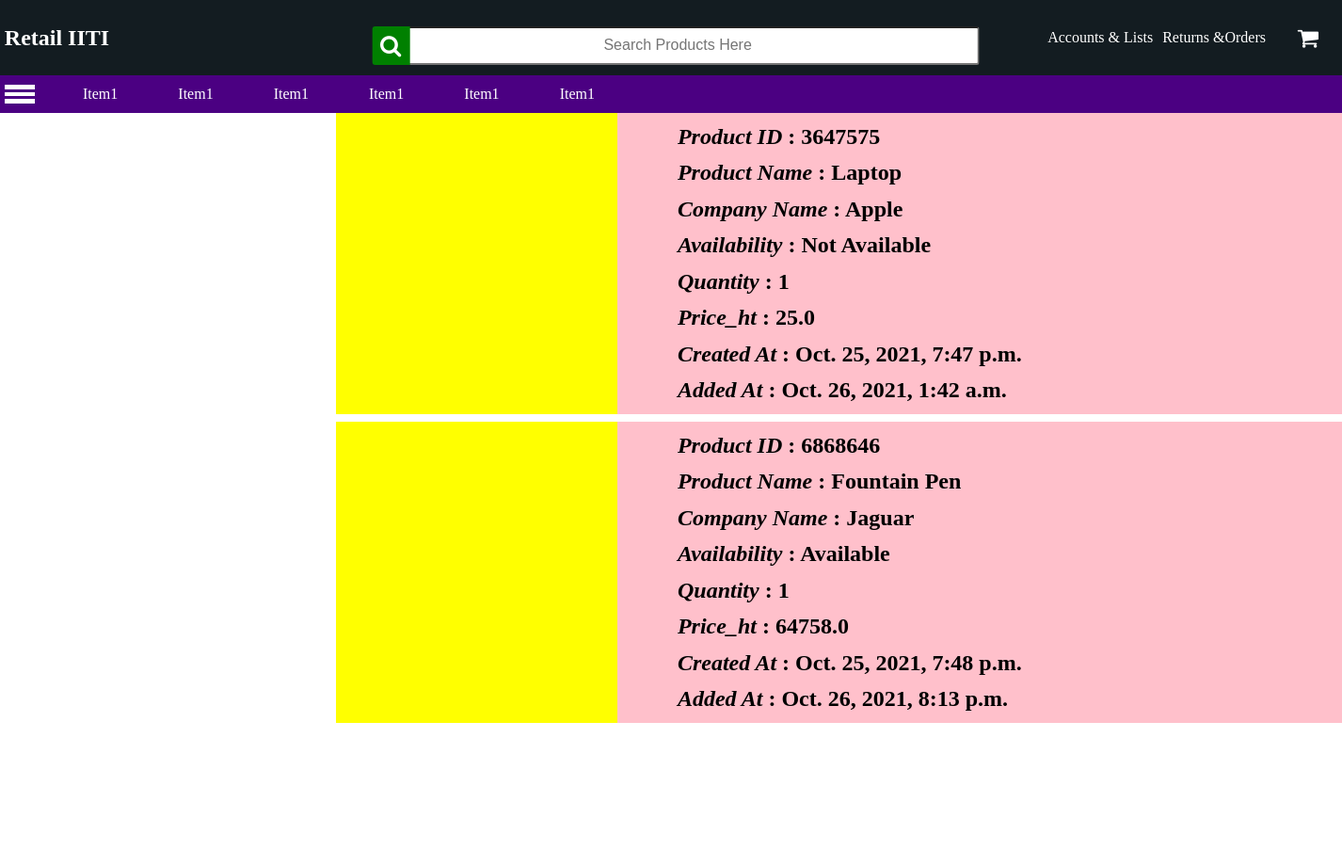
The app's page /main-page/cart/ with its own data.
### shopapp/models.py (models this page shows, shortened)
class CartItem(models.Model):
    product = models.ForeignKey(Product, on_delete=models.CASCADE)
    quantity = models.IntegerField(default=1)
    price_ht = models.FloatField(blank=True)
    cart = models.ForeignKey('Cart', on_delete=models.CASCADE)
    added_at = models.DateTimeField(default=datetime.now)

class Product(models.Model):
    product_id = models.IntegerField(primary_key=True, null=False, blank=False)
    product_name = models.CharField(max_length=128,null=False, blank=False)
    price = models.IntegerField(null=False, blank=False)
    company_name = models.CharField(max_length=128,null=False, blank=False)
    availability = models.CharField(max_length=128,null=False, blank=False)
    image = models.URLField(max_length=5000, default="https://encrypted-tbn0.gstatic.com/images?q=tbn:ANd9GcQjw8YPUNzXPoROoi5DbrP2LEXL5Fs4txr3Aw&usqp=CAU")

class Cart(models.Model):
    user = models.ForeignKey(User, on_delete=models.CASCADE)
    created_at = models.DateTimeField(default=datetime.now)

### shopapp/views.py (the view)
# urls.py: path('main-page/cart/', cart)
def cart(request, *args, **kwargs):
    product_item = CartItem.objects.all()
    context = {
        "product": product_item
    }
    return render(request, 'cart.html', context=context)

### templates/cart.html (shortened to what this page needs)
<!DOCTYPE html>
<html lang="en">
<head>
    <link rel="stylesheet" href="https://cdnjs.cloudflare.com/ajax/libs/font-awesome/4.7.0/css/font-awesome.min.css">
    {% load static %}
    <link rel="stylesheet" href="{% static 'css/style_mainpage.css' %}">
</head>
<body>
    <section class="header">
        <h1>Retail IITI</h1>
        <div class="search_box">
        <input type="text" placeholder="Search Products Here">
        <i class="fa fa-search" style="font-size:24px"></i>
    </div>
    <div class="options">
        <div class="list">
    <a href="#" class="accounts"> Accounts & Lists</a>
</div>
    <a class="returns" href="#">Returns &Orders</a>
    <i class="fa fa-shopping-cart" style="font-size:24px"></i>
</div>
    </section>
    <section class="navbar">
        <div class="burger">
            <span class="line1"></span>
            <span class="line2"></span>
            <span class="line3"></span>
        </div>
        <div class="itemslist">
            <li><a href="#">Item1</a></li>
            <li><a href="#">Item1</a></li>
            <li><a href="#">Item1</a></li>
            <li><a href="#">Item1</a></li>
            <li><a href="#">Item1</a></li>
            <li><a href="#">Item1</a></li>
        </div>
    </section>
    <section class="main">
        <div class="searchbyoptions"></div>
        <div class="container">
            {% for x in product %}
                <div class="box">
                    <div class="product"></div>
                    <div class="description">
                        <h1><i>Product ID</i> : {{ x.product.product_id }}</h1>
                        <h1><i>Product Name</i> : {{ x.product.product_name }}</h1>
                        <h1><i>Company Name</i> : {{ x.product.company_name }}</h1>
                        <h1><i>Availability</i> : {{ x.product.availability }}</h1>
                        <h1><i>Quantity</i> : {{ x.quantity }}</h1>
                        <h1><i>Price_ht</i> : {{ x.price_ht }}</h1>
                        <h1><i>Created At</i> : {{ x.cart.created_at }}</h1>
                        <h1><i>Added At</i> : {{ x.added_at }}</h1>
                    </div>
                </div>
            {% endfor %}
        </div>
    </section>
</body>
</html>

### static/css/style_mainpage.css (style rules this page uses)
* { border: 0%; margin: 0%; box-sizing: border-box; }
.returns { margin-right: 1rem; transform: translateX(-20%); }
.accounts { margin-right: 1rem; transform: translateX(-200%); }
.fa-shopping-cart { margin:1rem; transform: translateX(-90%); }
.header { display: flex; min-height:10vh ; background-color: #131c21; color: white; align-items: center; justify-content: space-between; }
.header h1 { margin-left: 0.3rem; }
.options { display: flex; align-items: center; justify-content: space-between; }
.options a { color: white; text-decoration: none; margin: 1rem; }
.options .fa { margin-right: 0.3rem; }
.search_box input { padding: 0.7rem 0rem; width: 50%; top: 3%; position: absolute; text-align: center; }
input::placeholder { font-size: 1rem; }
.search_box .fa { cursor: pointer; position: absolute; top: 3%; padding: 0.55rem; transform: translateX(-10%)translateY(0%); background-color: green; }
.search_box { transform: translateX(20%); position: absolute; width: 90%; right: 0%; top: 3%; }
.fa { cursor: pointer; }
.navbar { color: white; min-height: 5vh; background-color:indigo; align-items: center; display: flex; }
.itemslist li { margin: 0rem 3rem; }
.burger { cursor: pointer; z-index: 100000000; }
.burger span { background-color:white; padding: 0.14rem 1rem; margin: 0.2rem; display: block; margin-left: 0.3rem; }
.navbar li { margin-right: 1rem; }
li { list-style: none; }
a { text-decoration: none; color: white; }
.container { display: flex; flex-direction: column; width:90% ; }
.main { display: flex; }
.box { display: flex; background: pink; min-height: 40vh; margin-bottom: 0.5rem; }
.itemslist { display: flex; }
.product { width: 28%; background: yellow; }
.description { display: flex; flex-direction:column; justify-content: space-evenly; }
.description h1 { margin-left: 4rem; }
.searchbyoptions { min-height: 100vh; width: 30%; background-color: white; }
.burger { transition: all 0.5s ease; }
body { overflow-x: hidden; }
.fa { border-bottom-left-radius: 3px; border-top-left-radius: 3px; }
input { border-bottom-right-radius: 3px; border-top-right-radius: 3px; }
span { z-index: 1000000000000; }

### records on screen
CartItem: product.product_id "3647575", product.product_name "Laptop", product.company_name "Apple", product.availability "Not Available", quantity "1", price_ht "25.0", cart.created_at "Oct. 25, 2021, 7:47 p.m.", added_at "Oct. 26, 2021, 1:42 a.m."
CartItem: product.product_id "6868646", product.product_name "Fountain Pen", product.company_name "Jaguar", product.availability "Available", quantity "1", price_ht "64758.0", cart.created_at "Oct. 25, 2021, 7:48 p.m.", added_at "Oct. 26, 2021, 8:13 p.m."
